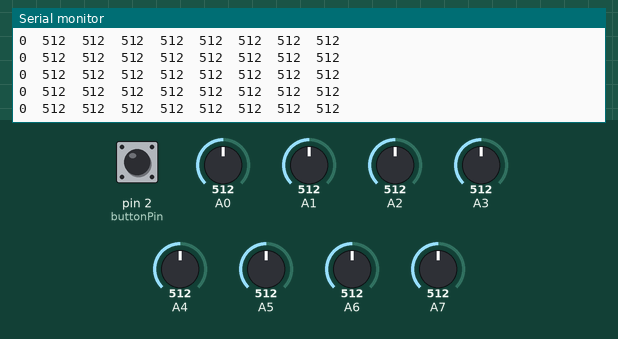
This sketch was run on a simulated Arduino Nano, built with avr-gcc and run on an emulated ATmega328P. On the bench: the last lines printed to the serial monitor. Inputs (shaded band) come from the test bench; at power-on: A0 = 512, A1 = 512, pin 2 (buttonPin) LOW, A2 = 512, A3 = 512, A4 = 512, A5 = 512, A6 = 512, A7 = 512.

Above: at 8.3 s.
8.4 s: A0 set to 106
At 8.9 s:
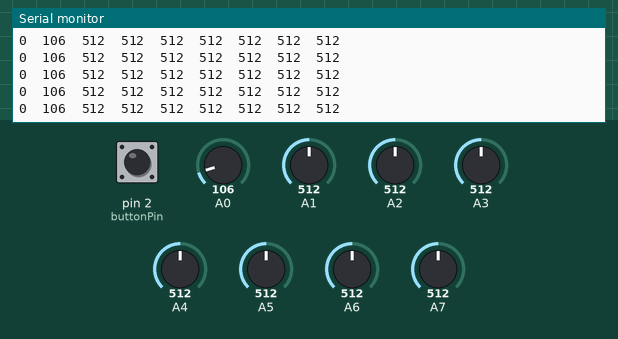
11.4 s: A0 set to 92
At 11.9 s:
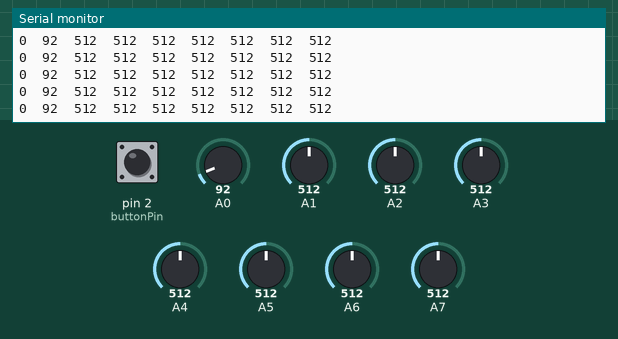
17.5 s: A1 set to 109
At 18.4 s:
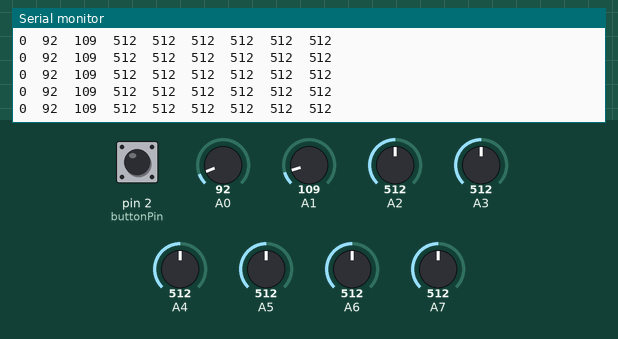
19.0 s: A1 set to 93
At 19.5 s:
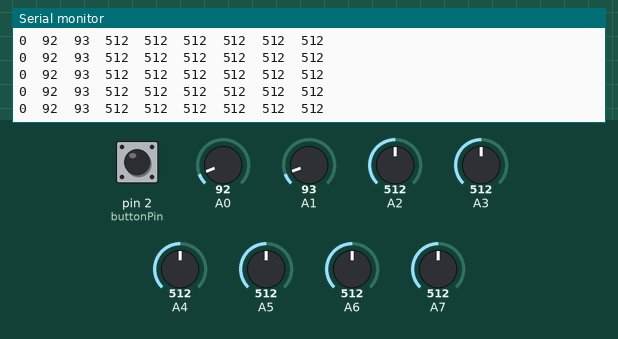
Timing chart, 0 to 22.0 s (numbered marks = the images above; inputs shaded):
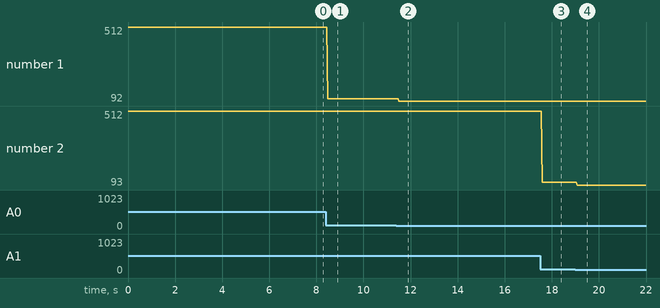

The sketch:

Live_VJ_Show_FinalArduino.ino
```cpp
const int  buttonPin = 2;
int buttonPushCounter = 0;
int buttonState = 0;
int lastButtonState = 0;

void setup() {
  pinMode(buttonPin, INPUT);
  Serial.begin(9600);
}

void loop() {
  int sensorValue = analogRead(A0);
  int sensorValue1 = analogRead(A1);
  int sensorValue2 = analogRead(A2);
  int sensorValue3 = analogRead(A3);
  int sensorValue4 = analogRead(A4);
  int sensorValue5 = analogRead(A5);
  int sensorValue6 = analogRead(A6);
  int sensorValue7 = analogRead(A7);
  Serial.print(buttonPushCounter);
  Serial.print("\t");
  Serial.print(sensorValue);
  Serial.print("\t");
  Serial.print(sensorValue1);
  Serial.print("\t");
  Serial.print(sensorValue2);
  Serial.print("\t");
  Serial.print(sensorValue3);
  Serial.print("\t");
  Serial.print(sensorValue4);
  Serial.print("\t");
  Serial.print(sensorValue5);
  Serial.print("\t");
  Serial.print(sensorValue6);
  Serial.print("\t");
  Serial.println(sensorValue7);
  buttonState = digitalRead(buttonPin);
  if (buttonPushCounter > 7 ) {
   buttonPushCounter = 0;
    }
  if (buttonState != lastButtonState) {
    if (buttonState == HIGH) {
      buttonPushCounter++;
    }
    delay(200);
  }
  lastButtonState = buttonState;
}
```

Measured:
- after the input at 8.4 s, the serial monitor: prints a new line after 0.08 s (image 1)
- after the input at 11.4 s, the serial monitor: prints a new line after 0.10 s (image 2)
- after the input at 17.5 s, the serial monitor: prints a new line after 0.09 s (image 3)
- after the input at 19.0 s, the serial monitor: prints a new line after 0.07 s (image 4)
- plotted number 1: 512 → 106 after the input at 8.4 s, 106 → 92 after the input at 11.4 s
- plotted number 2: 512 → 109 after the input at 17.5 s, 109 → 93 after the input at 19.0 s
